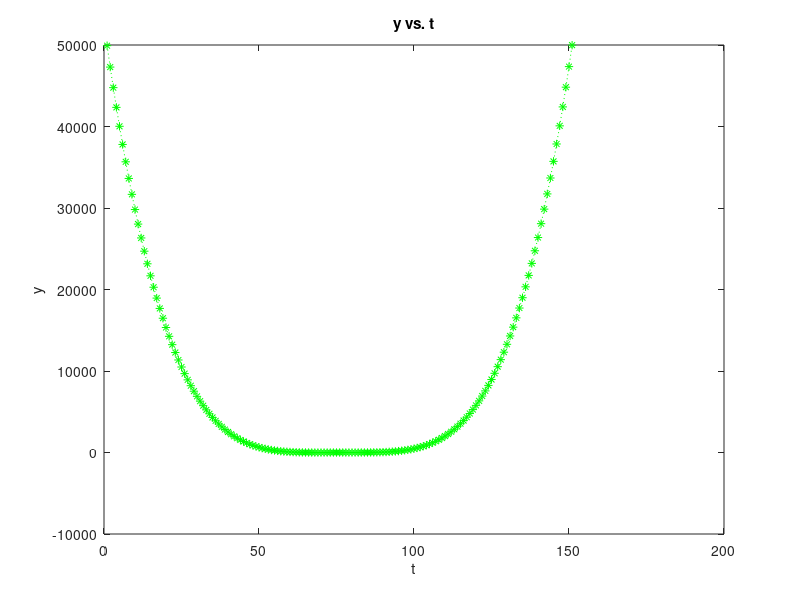

Here is the MATLAB script that generated this plot:
clear;

my_array = zeros(1, 150);
counter = 1;

for t = -15:0.2:15;
    y = (t.^4) - (3.*(t.^2)) + (2.*t) - 1;
    my_array(counter) = y;
    counter = counter + 1;
end;

plot(my_array, 'g:*');
title('y vs. t');
xlabel('t');
ylabel('y');
